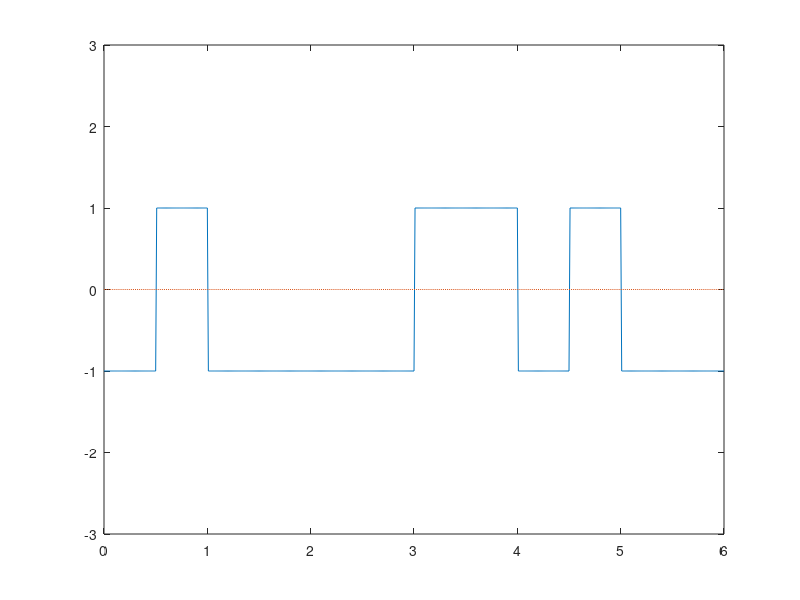

The MATLAB script that drew this image:
clear

bits = [1,1,1,0,0,0,1,0,1,1,1,0];
prev_Vol=1
amp=1;
amp=amp*prev_Vol;
tmp=amp;

for i = 1:length(bits)
    if(bits(i)==0) 
        amplitude(i) = amp;
        amp=amplitude(i);
    else 
        amplitude(i) = -amp;
        amp=amplitude(i);
    end
    
end
amp=tmp;


bit=length(bits);
bit_rate=2;
Time=bit/bit_rate; 

sampling_frequency = 100;
time = 0:.01:Time;

x = 1;

for i = 1:length(time)
    y(i)=0;
    y_value(i)= amplitude(x);
    if time(i)*bit_rate>=x
        x= x+1;
    end
end
     

plot(time,y_value ,time,y,':');
axis([0 Time -3 3]);


% demodulation

i=1;
in=1;
tmp=1;
for j=1:length(time)
  dm(i) = y_value(j)/amp;
  if time(j)*bit_rate>=i 
      if dm(i)==tmp
        ans_bits(in)=0;
      else 
        ans_bits(in)=1;
      end 
      disp(tmp);
      tmp=dm(i);
      i=i+1;
      in= in+1;
  end
 end


disp('Demodulation : ')
disp(bits);
disp(ans_bits)


